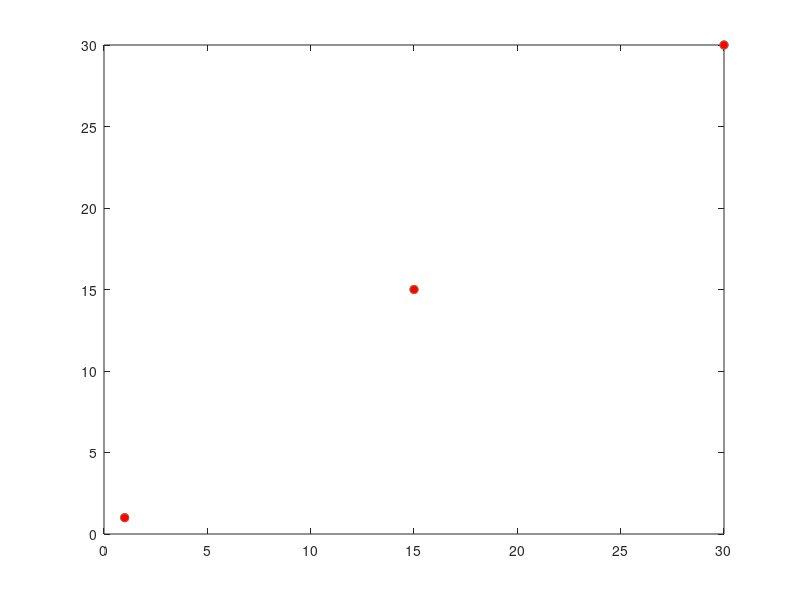

Reproduce this figure in MATLAB.

% parms.dir_load_data = 'N:\users\rebekkah\barry jeffery pivot point\FULL DATA SET\RESULTS\max';
% 
% dir_name=parms.dir_load_data;
% dir_list = dir(strcat(dir_name,'\*.mat'));
% file_names = {dir_list.name};
% count=1;
% 
% % enumerate on cells
% for j =1:length(file_names)
%     cd(parms.dir_load_data);
%     file_name = file_names{j};
%     load(file_name);
%     
%     
%     max_inds1_orig= FindMaxIndsRateMap(rate_mats.arena1);
%     autocorr1= Cross_Correlation(rate_mats.arena1,rate_mats.arena1);
%     autoMaxInds1= FindAutoMaxInds(autocorr1);
%     PF_radius1= findPlaceFieldRadius(autocorr1, autoMaxInds1);
%     max_inds1_orig = RemoveTooCloseMaxIndsRescaling(max_inds1_orig, PF_radius1, rate_mats.arena1);
%     
%     max_inds2_orig= FindMaxIndsRateMap(rate_mats.arena2);
%     autocorr2= Cross_Correlation(rate_mats.arena2,rate_mats.arena2);
%     autoMaxInds2= FindAutoMaxInds(autocorr2);
%     PF_radius2= findPlaceFieldRadius(autocorr2, autoMaxInds2);
%     max_inds2_orig = RemoveTooCloseMaxIndsRescaling(max_inds2_orig, PF_radius2, rate_mats.arena2);
%    
       %testing below%
    max_inds1_orig= [1 1; 15 15; 30 30;];
    max_inds2_orig= [1 0.5; 15 7.5; 30 15];   
    
    %testing above%
    
    min_len= min(length(max_inds1_orig), length(max_inds2_orig));
   
    diff=abs(length(max_inds1_orig)-length(max_inds2_orig));
    if length(max_inds1_orig) <= length(max_inds2_orig)
        perms_n = 1:length(max_inds1_orig);
        perms_m = perms(1:length(max_inds2_orig));
        perms_m(:,end-diff+1:end)=[];
        perms_m = unique(perms_m,'rows');
    elseif length(max_inds1_orig) > length(max_inds2_orig)
        perms_n = perms(1:length(max_inds1_orig));
        perms_n(:,end-diff+1:end)=[];
        perms_n = unique(perms_n,'rows');
        perms_m = 1:length(max_inds2_orig);
    end
    
    
    A= nan(1,factorial(min_len));
    B= nan(1,factorial(min_len));
    C= nan(1,factorial(min_len));
    D= nan(1,factorial(min_len));
    
    [permsn_len, ~] =size(perms_n);
    [permsm_len, ~] =size(perms_m);
    
    count=1;
    
    min_dist=inf;
    for n = 1:permsn_len  %% add pair permutation here
        
        for m= 1:permsm_len
            
            max_inds1= max_inds1_orig(perms_n(n,:),:);
            max_inds2= max_inds2_orig(perms_m(m,:),:);
            
            x= max_inds1(:,1);
            y=max_inds1(:,2);
            
            x1= max_inds2(:,1);
            y1= max_inds2(:,2);
            
      
    
    %size_max= length(rate_mats.arena1);
    %try all As from 1 to 2
    %try all Bs from 0 to size of arena
   
    size_max=50;
    
    
    for A=1:0.2:2
        for B=0:10:size_max
            for C=1:0.2:2
                for D=0:10:size_max
                    
                    dist=0;
                    for i= 1:length(x)
                        
                    dist= dist + (x(i) - A*x1(i) -B)^2 + (y(i) - C*y1(i) -D)^2;
                    
                    
                    end
                    dist= dist/length(x);
                    
                    if dist< min_dist;
                    min_dist= dist;
                    A_min=A;
                    B_min=B;
                    C_min=C;
                    D_min=D;
                    
                    n_min=n;
                    m_min=m;
                    
                    end
                    
                end
            end
        end
    end
    
    
        end
    end
    
  
            
%             a= 1:min_len;
%             A(count)= (sum(x1(a) .* x(a) -mean(x))) / ...
%                         (sum(x(a) .* x1(a) -mean(x1)));
%             
%             B(count)= mean(x) - A(count)*mean(x1); 
%             
%             C(count)= (sum(y1(a) .* y(a) -mean(y))) / ...
%                         (sum(y(a) .* y1(a) -mean(y1)));
%             
%             D(count)= mean(y) - C(count)*mean(y1);
%             
%             count=count+1;
%             
%         end
%         
%     end
    
            max_inds1= max_inds1_orig(perms_n(n_min,:),:);
            max_inds2= max_inds2_orig(perms_m(m_min,:),:);

    x= max_inds1_orig(:,1);
    y= max_inds1_orig(:,2);
    
    x1= max_inds2_orig(:,1);
    y1= max_inds2_orig(:,2);
%     
%     
%     count=1;
%     
%     S=nan(1,length(A));
%     for c= 1:length(A)
%         S=0;
%         for b= 1:length(x)
%             for a=1:length(x1)
%                 S(c)= S+ (x(b) - A(c)*x1(a) -B(c))^2 + (y(b) - C(c)*y1(a) -D(c))^2;
%             end
%         end   
%     end
%     
%     ind= find(S == min(S));
%     ind=ind(1);
%     
%     A_min= A(ind);  %stretch in x dimension
%     B_min= B(ind);  %shift in x dimension
%     C_min= C(ind);  %stretch in y dimension
%     D_min= D(ind);  %shift in y dimension
    
    for i=1:length(x1)
        final_x1(i)= A_min*(x1(i))-B_min;
        final_y1(i)= C_min*(y1(i))-D_min;
    end
    
    max_inds_final= nan(size(max_inds2_orig));
    max_inds_final(:,1)= final_x1;
    max_inds_final(:,2)= final_y1;
    
    figure;
    plot(max_inds1_orig(:,1), max_inds1_orig(:,2), 'o', 'MarkerFaceColor', 'k'); hold on;
    plot(max_inds_final(:,1), max_inds_final(:,2), 'o', 'MarkerFaceColor', 'r');
    
%end

disp('');
